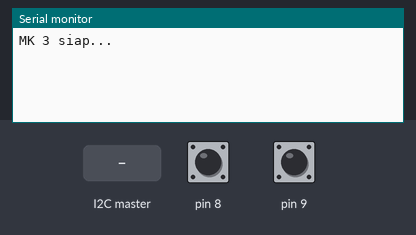
Recording of a sketch running on a simulated Arduino Uno, built with avr-gcc and run on an emulated ATmega328P. Parts: the last lines printed to the serial monitor. The test bench sets the inputs (shaded band); at power-on: pin 8 HIGH, pin 9 HIGH.

Above: at 1.2 s.
1.3 s: the I2C master sends the byte 0
At 2.5 s:
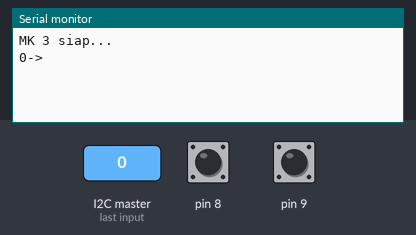
2.8 s: the I2C master sends the byte 1
At 3.6 s:
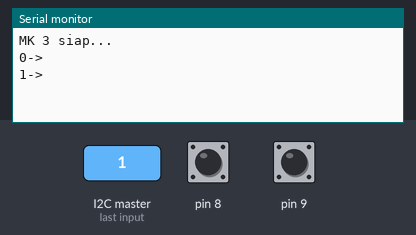

Measured:
- after the input at 1.3 s, the serial monitor: prints a new line at once (image 1)
- after the input at 2.8 s, the serial monitor: prints a new line at once (image 2)

The sketch:

apk_dialog.ino
```cpp
#include <Wire.h>
byte addr;
void setup() {
  char c[30];
  pinMode(8, INPUT_PULLUP);
  pinMode(9, INPUT_PULLUP);
  addr = PINB & 0b00000011;  // baca DIP-SW
  Wire.begin(addr);
  Serial.begin(9600);
  Serial.setTimeout(5000);
  Wire.onReceive(receiveEvent);
  sprintf(c, "MK %d siap...", addr);
  Serial.println(c);
}

void loop() {
  if (Serial.available()){
    byte dest; // alamat tujuan
    String s = "", pesan = "";
    s = Serial.readStringUntil('/');
    dest = s[0]; // ekstraksi String s
    pesan = s.substring(1);
    kirim(pesan, dest);
  }
  delay(100);
}

void kirim(String pesan, byte destAddr){
  char c[160];
  byte i = pesan.length() + 1;
  destAddr -= 0x30;   //ASCII --> nilai
  pesan.toCharArray(c, i);    //String --> array of char
  Wire.begin();   //jadikan IIC master
  Wire.beginTransmission(destAddr);
  Wire.write(c, i);
  Wire.write(addr);
  Wire.endTransmission();
  Wire.begin(addr);   //jadikan IIC slave
}

void receiveEvent(int i){
  char tampilan[160], pesan[160];
  byte senderAddr, j = 0;
  while (1 < Wire.available()){
    pesan[j] = Wire.read();
    j++;
  }
  senderAddr = Wire.read();
  sprintf(tampilan, "%d-> %s", senderAddr, pesan);
  Serial.println();
  Serial.println(tampilan);
}
```
